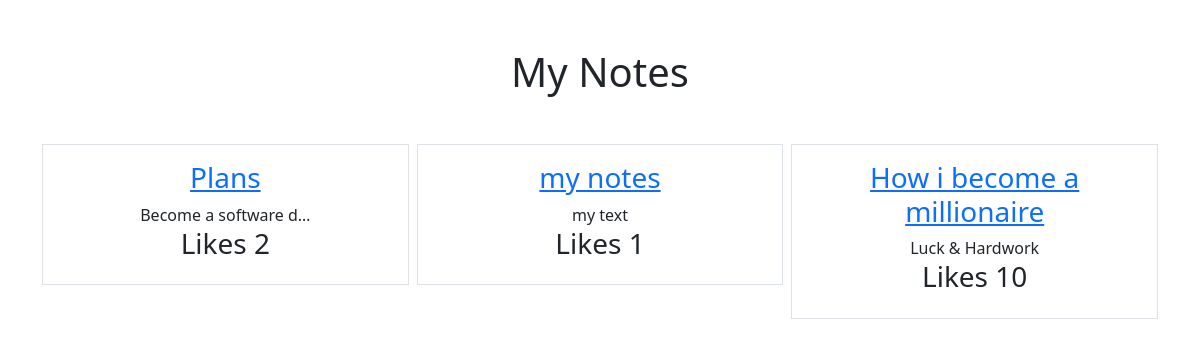
/smart/notes, run on an earlier commit of the app's database.
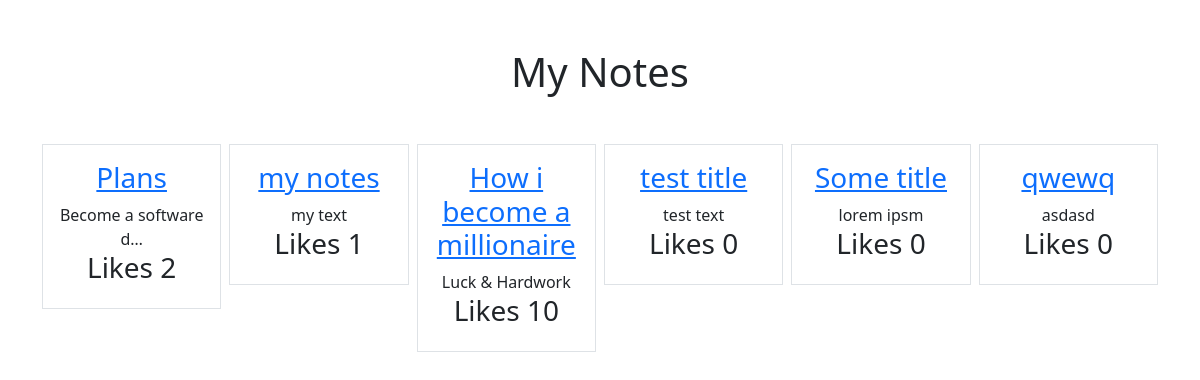
And on a later commit of the database.
### notes/models.py (models this page shows, shortened)
class Notes(models.Model):
    title = models.CharField(max_length=255)
    text = models.TextField()
    likes = models.IntegerField(default=0)
    created_at = models.DateTimeField(auto_now_add=True)
    class Meta:
        verbose_name_plural = 'notes'

### notes/views.py (the view)
# urls.py: path('notes', views.ListView.as_view(), name='notes.list'),
class ListView(ListView):
    model = Notes
    context_object_name = "notes"
    template_name = "notes/notes_lists.html"

### notes/templates/notes/notes_lists.html (shortened to what this page needs)
{% extends "base.html" %}
{% block content %}
<h1 class="my-5">My Notes</h1>
<div class="row row-cols3 g-2">
    {% for note in notes %}
    <div class="col" >
        <div class="p-3 border">
            <a href="{% url 'notes.details' pk=note.id %}"><h3>{{ note.title }}</h3></a>
            {{ note.text|truncatechars:20 }}
            <h3>Likes {{ note.likes }}</h3>
        </div>
    </div>
    {% endfor %}
</div>
{% endblock %}

What changed in the data, as far as the page shows it:
added Notes: title "test title", text "test text", likes "0"
added Notes: title "Some title", text "lorem ipsm", likes "0"
added Notes: title "qwewq", text "asdasd", likes "0"
